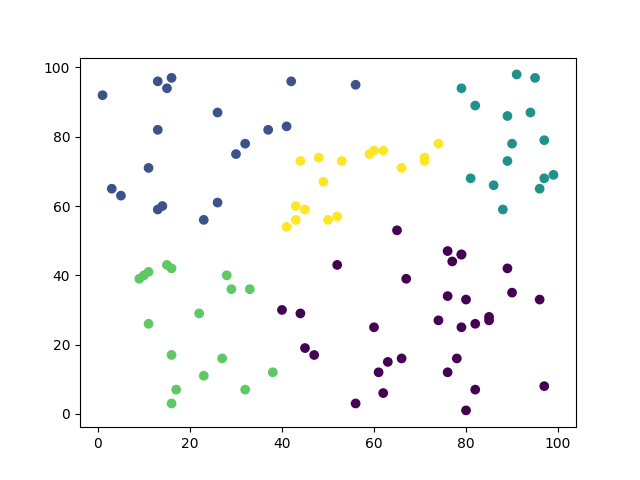

Generate this figure with Python:
# init model
from sklearn.cluster import AgglomerativeClustering
model = AgglomerativeClustering(n_clusters=5)


# load libs
import numpy as np
import pandas as pd
import matplotlib.pyplot as plt


# generate random dataframe
df = pd.DataFrame({'x': np.random.randint(1, 100, 100), 'y': np.random.randint(1, 100, 100)}, columns=['x', 'y'])


# cluster
clustered = model.fit_predict(df)


# plot results
plt.scatter(df['x'], df['y'], c=clustered)
plt.savefig('agglomerative_clustering.png')
plt.show()